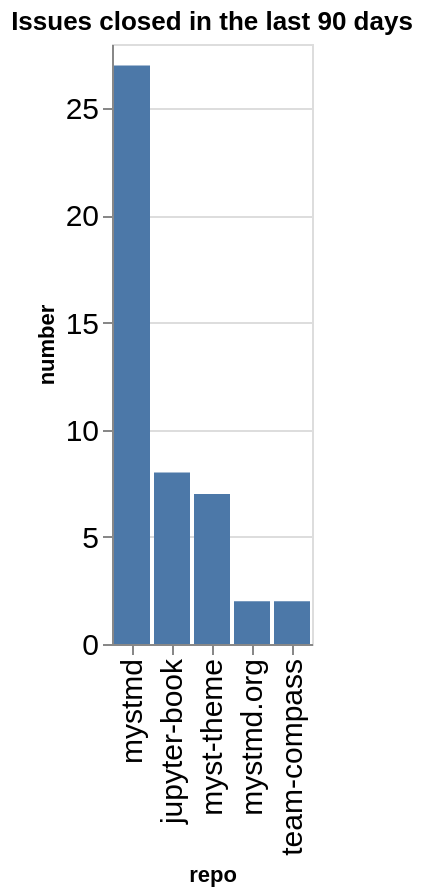

The notebook cell saved with this chart:
### Code cell
closed_counts = closed.groupby(['org', 'repo']).count()['number'].reset_index()
closed_counts['org/repo'] = closed_counts.apply(lambda a: a['org'] + '/' + a['repo'], axis=1)
sorted_vals = closed_counts.sort_values(['number'], ascending=False)['repo'].values
alt.Chart(data=closed_counts, title=f"Issues closed in the last {n_days} days").mark_bar().encode(
    x=alt.X('repo', sort=alt.Sort(sorted_vals.tolist())),
    y='number',
)

### Figure 1 — Vega-Lite specification as saved in the notebook (floating-point values rounded to 4 significant figures)
{"config": {"axisLeft": {"labelFontSize": 15}, "axisBottom": {"labelFontSize": 15}}, "data": {"name": "data-9abcd34805abd3ddbadf444964a11ad7"}, "mark": {"type": "bar"}, "encoding": {"x": {"field": "repo", "sort": ["mystmd", "jupyter-book", "myst-theme", "mystmd.org", "team-compass"], "type": "nominal"}, "y": {"field": "number", "type": "quantitative"}}, "title": "Issues closed in the last 90 days", "$schema": "https://vega.github.io/schema/vega-lite/v5.20.1.json", "datasets": {"data-9abcd34805abd3ddbadf444964a11ad7": [{"org": "jupyter-book", "repo": "jupyter-book", "number": 8, "org/repo": "jupyter-book/jupyter-book"}, {"org": "jupyter-book", "repo": "myst-theme", "number": 7, "org/repo": "jupyter-book/myst-theme"}, {"org": "jupyter-book", "repo": "mystmd", "number": 27, "org/repo": "jupyter-book/mystmd"}, {"org": "jupyter-book", "repo": "mystmd.org", "number": 2, "org/repo": "jupyter-book/mystmd.org"}, {"org": "jupyter-book", "repo": "team-compass", "number": 2, "org/repo": "jupyter-book/team-compass"}]}}
